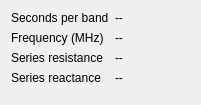
    <widget class="QWidget" name="formLayoutWidget_4">
     <property name="geometry">
      <rect>
       <x>200</x>
       <y>30</y>
       <width>201</width>
       <height>105</height>
      </rect>
     </property>
     <layout class="QFormLayout" name="formLayout">
      <item row="1" column="0">
       <widget class="QLabel" name="freq_label">
        <property name="text">
         <string>Frequency (MHz)</string>
        </property>
       </widget>
      </item>
      <item row="1" column="1">
       <widget class="QLabel" name="actual_frequency">
        <property name="toolTip">
         <string>Current frequency being measured.</string>
        </property>
        <property name="text">
         <string>--</string>
        </property>
       </widget>
      </item>
      <item row="2" column="0">
       <widget class="QLabel" name="rs_label">
        <property name="text">
         <string>Series resistance</string>
        </property>
       </widget>
      </item>
      <item row="2" column="1">
       <widget class="QLabel" name="qcm_rs">
        <property name="toolTip">
         <string>Current series resistance being measured.</string>
        </property>
        <property name="text">
         <string>--</string>
        </property>
       </widget>
      </item>
      <item row="3" column="0">
       <widget class="QLabel" name="xs_label">
        <property name="text">
         <string>Series reactance</string>
        </property>
       </widget>
      </item>
      <item row="3" column="1">
       <widget class="QLabel" name="qcm_xs">
        <property name="toolTip">
         <string>Current series reactance being measured.</string>
        </property>
        <property name="text">
         <string>--</string>
        </property>
       </widget>
      </item>
      <item row="0" column="1">
       <widget class="QLabel" name="sec_per_band">
        <property name="toolTip">
         <string>Total amount of time in seconds each QCM spectrum acquisition takes.</string>
        </property>
        <property name="text">
         <string>--</string>
        </property>
       </widget>
      </item>
      <item row="0" column="0">
       <widget class="QLabel" name="sec_per_band_label">
        <property name="text">
         <string>Seconds per band</string>
        </property>
       </widget>
      </item>
     </layout>
    </widget>
